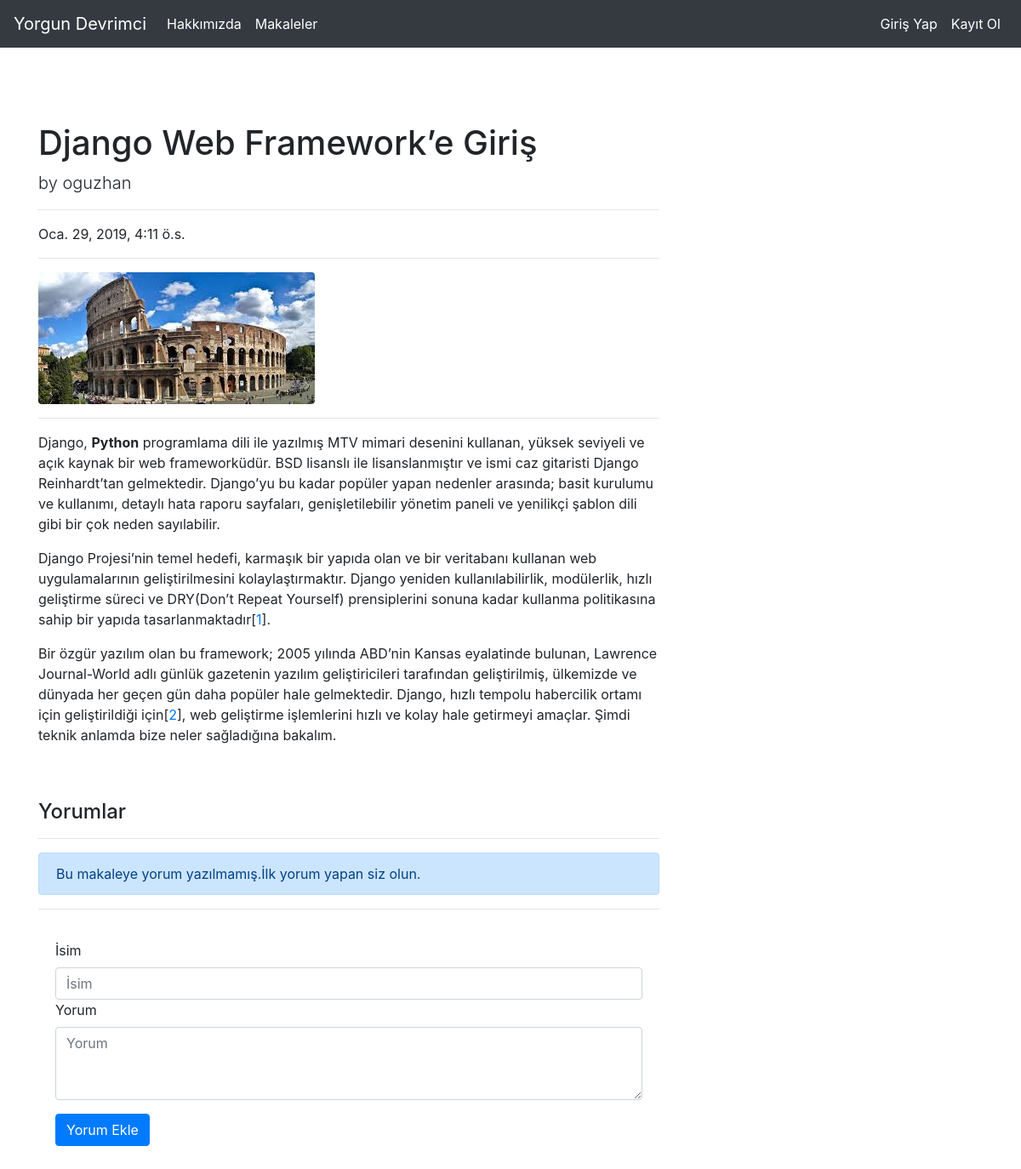
Page /articles/article/11 on the committed database.
### article/models.py (models this page shows, shortened)
class Article(models.Model):
    author=models.ForeignKey("auth.User",on_delete=models.CASCADE,verbose_name="Yazar")
    title=models.CharField(max_length=50,verbose_name="Başlık")
    content = RichTextField(verbose_name="Makale")
    created_date = models.DateTimeField(auto_now_add=True,verbose_name="Oluşturulma Tarihi")
    article_image = models.FileField(blank=True,null=True,verbose_name="Fotoğraf Ekle")
    class Meta:
        ordering = ['-created_date']

### article/views.py (the view)
# urls.py: path('article/<int:id>',views.detail,name="detail"),
def detail(request,id):
    article=get_object_or_404(Article,id=id)
    comments=article.comments.all()
    content = {
        "article":article,
        "comments":comments
    }
    return render(request,"detail.html",content)

### templates/detail.html (shortened to what this page needs)
{% extends "layout.html" %}
{% block body %}
<div class="row">
        <div class="col-lg-8">
          <h1 class="mt-4">{{article.title}}</h1>
          <p class="lead">
            by
            <a>{{article.author.username}}</a>
          </p>
          <hr>
          <p>{{article.created_date}}</p>
          <hr>
          {% if article.article_image %}
          <img class="img-fluid rounded" src="{{article.article_image.url}}" alt="">
          {% endif %}
          <hr>
          <p>
          {{article.content|safe}}
          </p>
          <br>
          <br>
          <h4>Yorumlar</h4>
          <hr>
          {% if comments %}
          {% for comment in comments  %}
             <div class="comment mb-2 row">
                <div class="comment-avatar col-md-1 col-sm-2 text-center pr-1">
                    <a href=""><img class="mx-auto rounded-circle img-fluid" src="http://placehold.it/50x50" alt=""></a>
                </div>
                <div class="comment-content col-md-11 col-sm-10">
                    <h4 class="big comment-meta">{{comment.comment_author}} {{comment.comment_date}}</h4>
                    <div class="comment-body">
                        <p style="font-size:100%;">{{comment.comment_content}}
                            <br>
                        </p>
                    </div>
                </div>
            </div>
          {% endfor %}
          {% else %}
          <div class="alert alert-primary">Bu makaleye yorum yazılmamış.İlk yorum yapan siz olun.</div>
          {% endif %}
          <hr>
            <div class="card-body">
            <div class="form-group">
              <form action="{% url 'article:comment' article.id %}" method="POST">
              <label for="formGroupExampleInput">İsim</label>
    <input type="text" class="form-control" id="formGroupExampleInput" placeholder="İsim" name="comment_author">
                <label for="formGroupExampleInput">Yorum</label>
                  <textarea class="form-control" rows="3" placeholder="Yorum" name="comment_content"></textarea>
                </div>
                <button type="submit" class="btn btn-primary">Yorum Ekle</button>
            </div>
        </div>
      </div>
{% endblock body %}

### rows in the picture
Article: title "Django Web Framework’e Giriş", author.username "oguzhan", created_date "Oca. 29, 2019, 4:11 ö.s.", article_image (picture), content "Django, Python programlama dili ile yazılmış MTV mimari desenini kullanan, yüksek seviyeli ve açık kaynak bir web frameworküdür. BSD lisanslı ile lisanslanmıştır ve ismi caz gitaristi Django Reinhardt’tan gelmektedir. Django’yu bu kadar popüler yapan nedenler arasında; basit kurulumu ve kullanımı, detaylı hata raporu sayfaları, genişletilebilir yönetim paneli ve yenilikçi şablon dili gibi bir çok neden sayılabilir. Django Projesi’nin temel hedefi, karmaşık bir yapıda olan ve bir veritabanı kullanan web uygulamalarının geliştirilmesini kolaylaştırmaktır. Django yeniden kullanılabilirlik, modülerlik, hızlı geliştirme süreci ve DRY(Don’t Repeat Yourself) prensiplerini sonuna kadar kullanma…"
